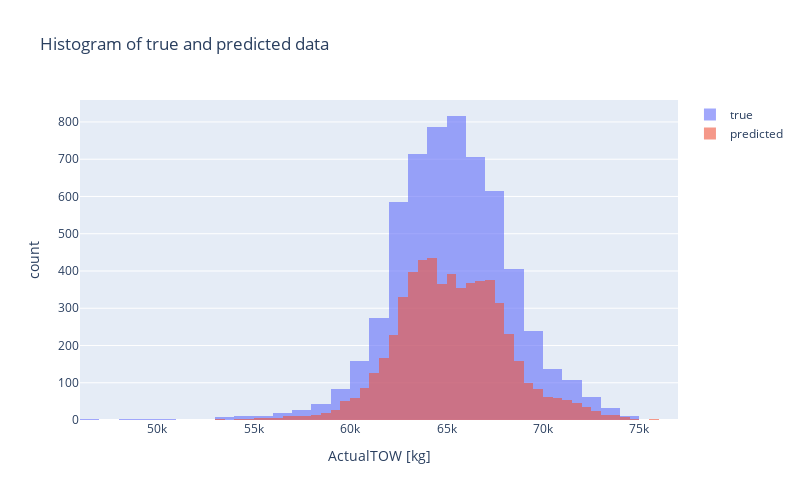
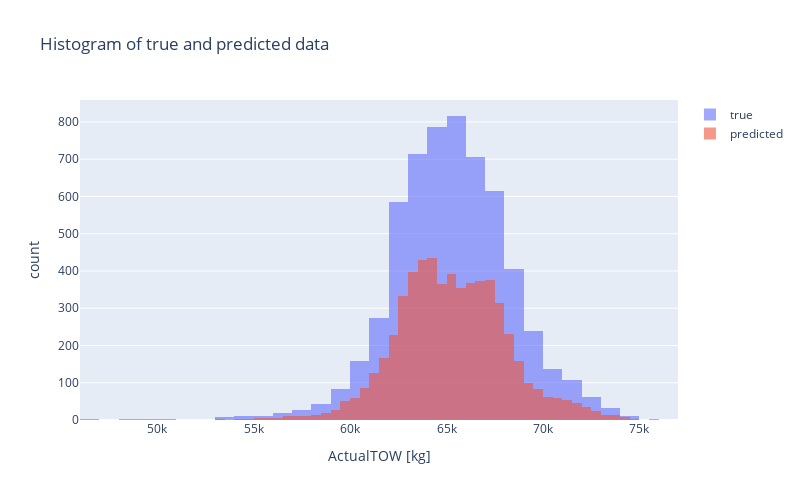
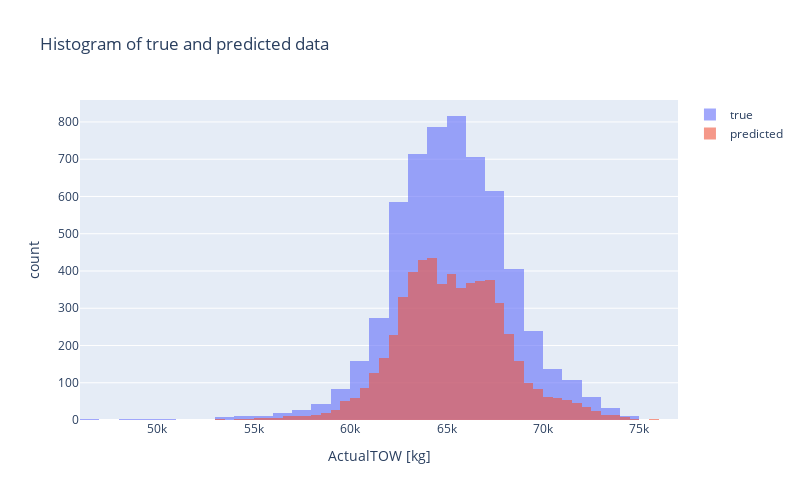
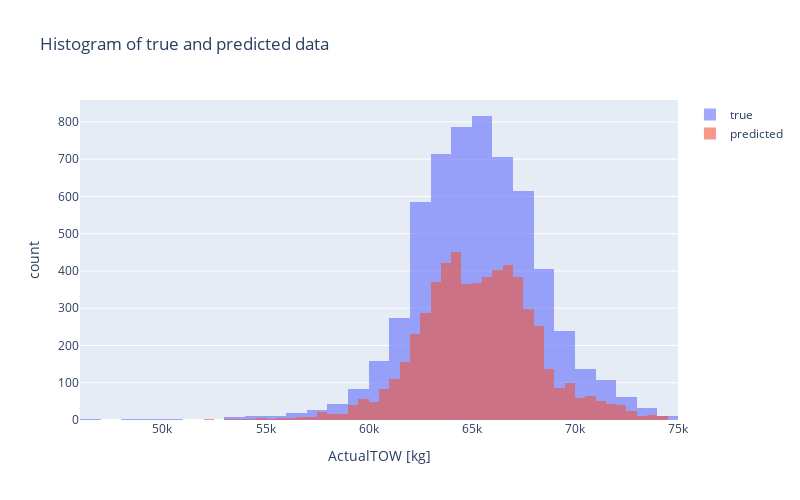

The cell these charts' notebook holds for them, in order:
### Markdown cell above
# Training of models with the best parameters and reasults compiration

### Code cell
with open('../best_models_params.json', 'r') as f:
    best_results = json.load(f)
    
for model_class in [LinearRegression, Ridge, Lasso, RandomForestRegressor, XGBRegressor]:  
    best_params = best_results[model_class.__name__]
    n_features = best_params.pop("n_features")

    final_model = Pipeline([
        ("scaler", StandardScaler()),
        ("feature_selection", SelectKBest(score_func=f_regression, k=n_features)),
        ("regressor", model_class(**best_params))
    ])

    final_model.fit(X_train, y_train)
    y_pred = final_model.predict(X_val)

    rmse = root_mean_squared_error(y_val, y_pred)
    print(f'########## {model_class.__name__} ##########')
    print(f"RMSE on the validation set: {rmse:.2f}")
    plot_results_compiration(y_pred, y_val)

### Figure 1 — Plotly figure (JSON) as saved in the notebook; plotly's stock layout.template omitted (floating-point values rounded to 4 significant figures; data arrays with more than 128 entries replaced by an {"elided": "..."} marker saying what was removed)
{"data": [{"name": "true", "nbinsx": 50, "opacity": 0.6, "type": "histogram", "x": {"elided": "5860 int values"}}, {"name": "predicted", "nbinsx": 50, "opacity": 0.6, "type": "histogram", "x": {"elided": "5860 float values"}}], "layout": {"barmode": "overlay", "height": 500, "title": {"text": "Histogram of true and predicted data"}, "width": 800, "xaxis": {"title": {"text": "ActualTOW [kg]"}}, "yaxis": {"title": {"text": "count"}}}}

### Figure 2 — Plotly figure (JSON) as saved in the notebook; plotly's stock layout.template omitted (floating-point values rounded to 4 significant figures; data arrays with more than 128 entries replaced by an {"elided": "..."} marker saying what was removed)
{"data": [{"name": "true", "nbinsx": 50, "opacity": 0.6, "type": "histogram", "x": {"elided": "5860 int values"}}, {"name": "predicted", "nbinsx": 50, "opacity": 0.6, "type": "histogram", "x": {"elided": "5860 float values"}}], "layout": {"barmode": "overlay", "height": 500, "title": {"text": "Histogram of true and predicted data"}, "width": 800, "xaxis": {"title": {"text": "ActualTOW [kg]"}}, "yaxis": {"title": {"text": "count"}}}}

### Figure 3 — Plotly figure (JSON) as saved in the notebook; plotly's stock layout.template omitted (floating-point values rounded to 4 significant figures; data arrays with more than 128 entries replaced by an {"elided": "..."} marker saying what was removed)
{"data": [{"name": "true", "nbinsx": 50, "opacity": 0.6, "type": "histogram", "x": {"elided": "5860 int values"}}, {"name": "predicted", "nbinsx": 50, "opacity": 0.6, "type": "histogram", "x": {"elided": "5860 float values"}}], "layout": {"barmode": "overlay", "height": 500, "title": {"text": "Histogram of true and predicted data"}, "width": 800, "xaxis": {"title": {"text": "ActualTOW [kg]"}}, "yaxis": {"title": {"text": "count"}}}}

### Figure 4 — Plotly figure (JSON) as saved in the notebook; plotly's stock layout.template omitted (floating-point values rounded to 4 significant figures; data arrays with more than 128 entries replaced by an {"elided": "..."} marker saying what was removed)
{"data": [{"name": "true", "nbinsx": 50, "opacity": 0.6, "type": "histogram", "x": {"elided": "5860 int values"}}, {"name": "predicted", "nbinsx": 50, "opacity": 0.6, "type": "histogram", "x": {"elided": "5860 float values"}}], "layout": {"barmode": "overlay", "height": 500, "title": {"text": "Histogram of true and predicted data"}, "width": 800, "xaxis": {"title": {"text": "ActualTOW [kg]"}}, "yaxis": {"title": {"text": "count"}}}}
